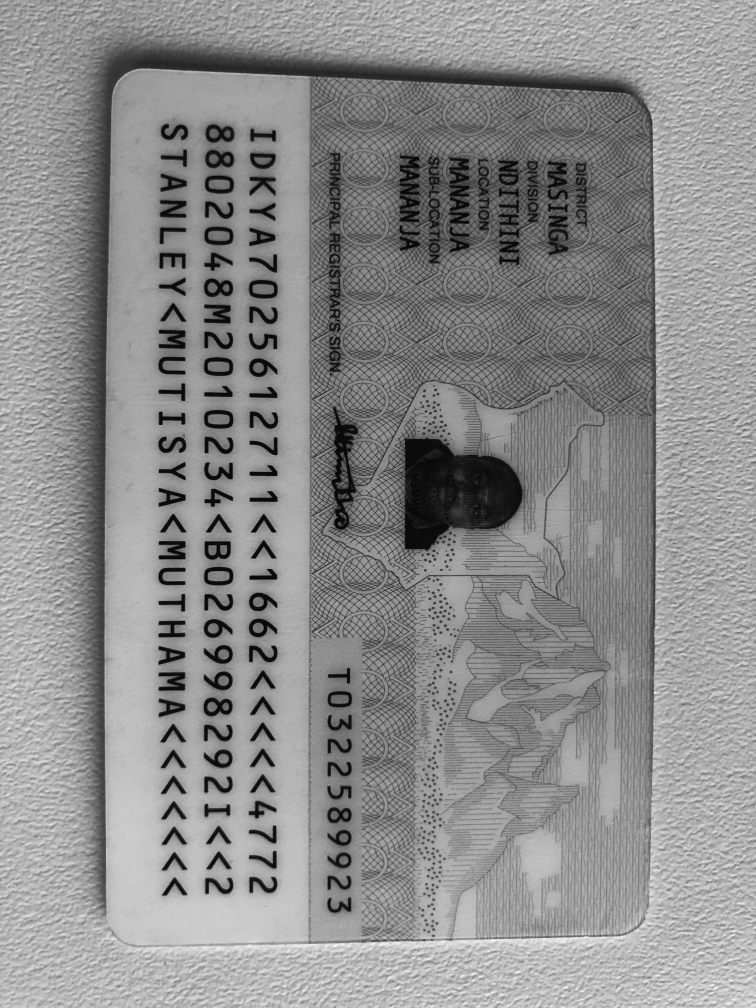
#> input picture data_heibai/tt2.jpg, 3024 x 4032 px, found by its file name (shown at 1/4 size)
$ python 20.py
#> lines starting #> are read from the running program, lines starting #| are printed output that depends on the picture; after the words box and inside, x2 and y2 are one past the last pixel; in counts of white or black regions, pixels touching at a corner belong together
#####=开始做背面的ocr
import cv2
import numpy as np


import cv2 as cv
path='data/tt2.jpg'
# path='data/rot.png'

#==========先用图像自带的修正:

#==========图像自动修正.
def  imgRotation(pathtoimg):
    #图片自动旋正
#> called with pathtoimg = 'data/tt2.jpg'
    from PIL import Image
    img = Image.open(pathtoimg)
#> img is the input picture: PIL image 3024x4032 L; min 0, max 255, mean 140.5
    new_img=cv2.imread(path)
#> new_img: shape (4032, 3024, 3); min 0, max 255, mean 140.5
    if hasattr(img, '_getexif') and img._getexif() != None:
        # 获取exif信息
        dict_exif = img._getexif()
#> dict_exif = 20 items
        if 274 in dict_exif:
            if dict_exif[274] == 3:
                #顺时针180
                new_img = cv2.imread(path)
                new_img=cv2.rotate(new_img,cv2.ROTATE_180)

            elif dict_exif[274] == 6:
                #顺时针90°
                new_img = cv2.imread(path)
                new_img=cv2.rotate(new_img,cv2.ROTATE_90_COUNTERCLOCKWISE)
            elif dict_exif[274] == 8:
                #逆时针90°

                new_img = cv2.imread(path)
                new_img=cv2.rotate(new_img,cv2.ROTATE_90_CLOCKWISE)
    return new_img


image=imgRotation(path)

origin_rotaed_img=image
image=cv.cvtColor(image,cv.COLOR_RGB2GRAY)

cv2.imwrite('tmp99.png',origin_rotaed_img)
if 1: # 两种去噪方式. 腐蚀和膨胀!!!!!!!!
    kernel = cv2.getStructuringElement(cv2.MORPH_ELLIPSE, (5, 5))
    img_closed = cv2.morphologyEx(image, cv2.MORPH_CLOSE, kernel,iterations=3) #形态学关操作
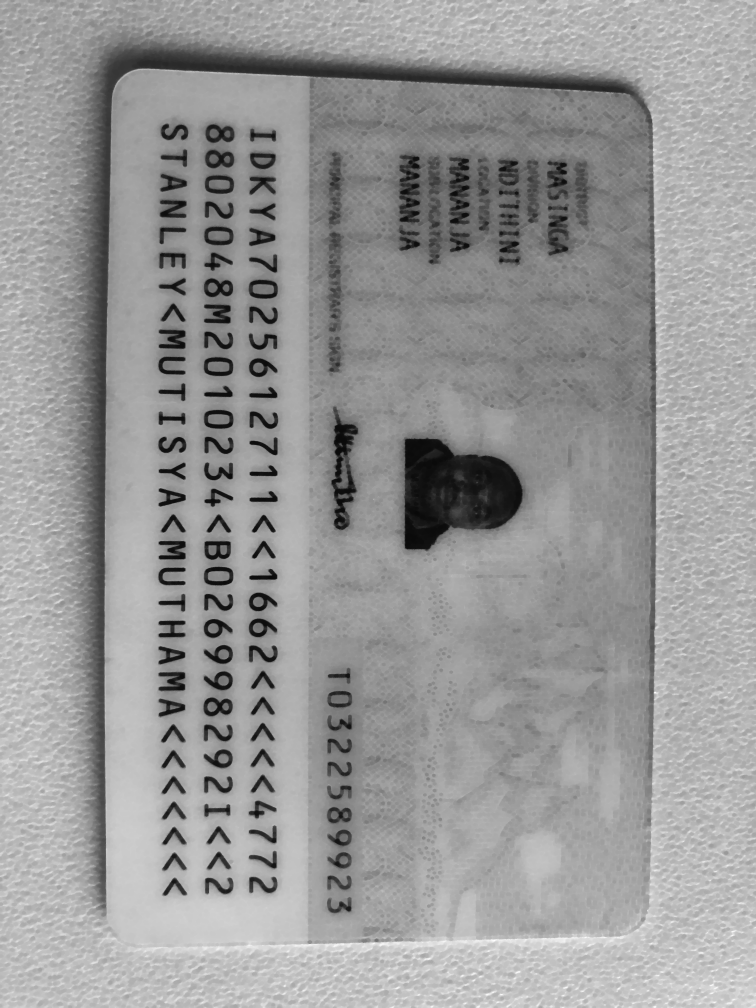
#> img_closed: shape (4032, 3024) (shown at 1/4 size); min 9, max 255, mean 151.9
    image = cv2.morphologyEx(img_closed, cv2.MORPH_OPEN, kernel,iterations=3)  #形态学开操作
    # img_closed = cv2.erode(mg_closed, None, iterations=9)    #腐蚀
    # img_closed = cv2.dilate(img_closed, None, iterations=9)  # 膨胀


threshold = cv2.threshold(image, 0, 255, cv2.THRESH_TOZERO + cv2.THRESH_OTSU)[1]
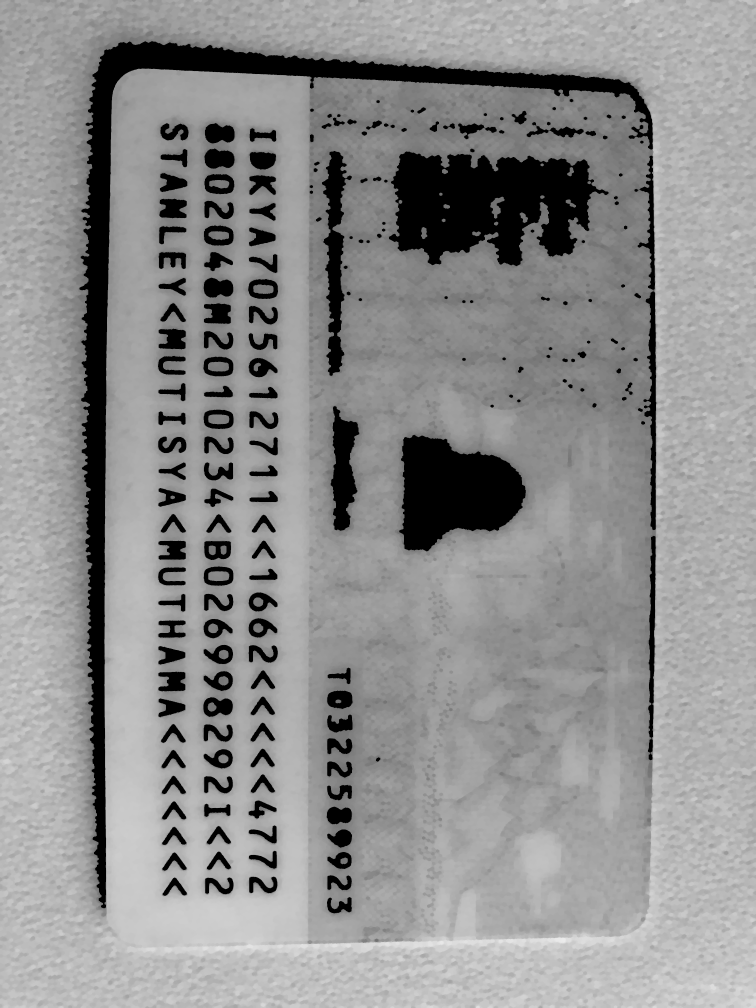
#> threshold: shape (4032, 3024) (shown at 1/4 size); min 0, max 235, mean 142.7


canny = cv2.Canny(threshold, 100, 150)
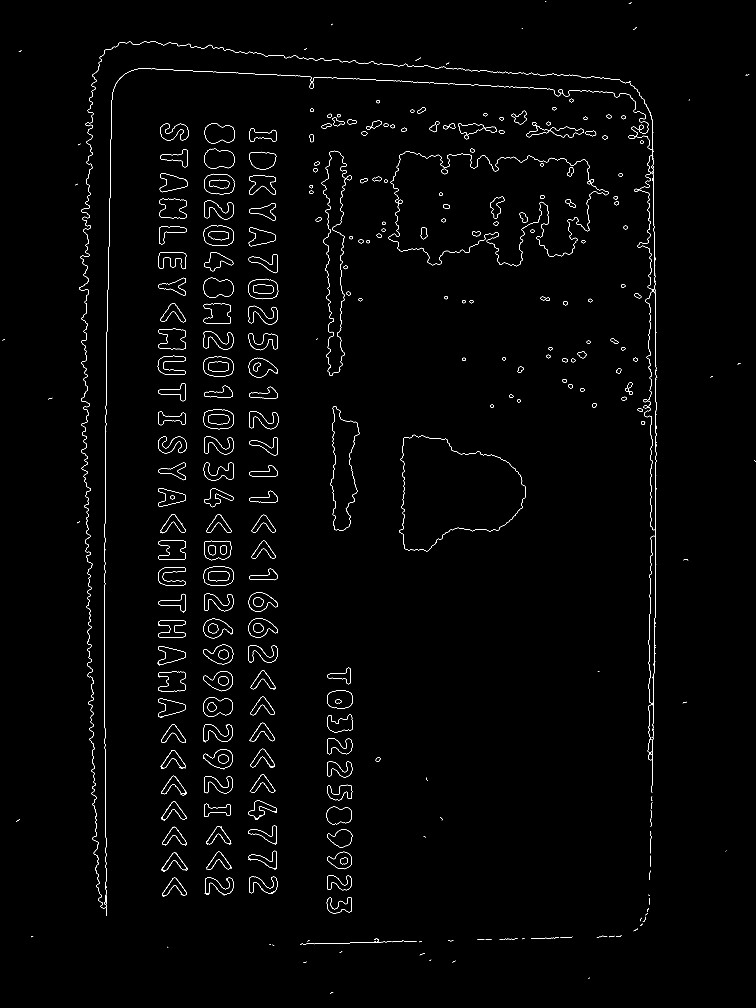
#> canny: shape (4032, 3024) (shown at 1/4 size); 0.64% white in thin lines or dots
# show(canny, "canny")
kernel = np.ones((3, 3), np.uint8)
dilate = cv2.dilate(canny, kernel, iterations=3)
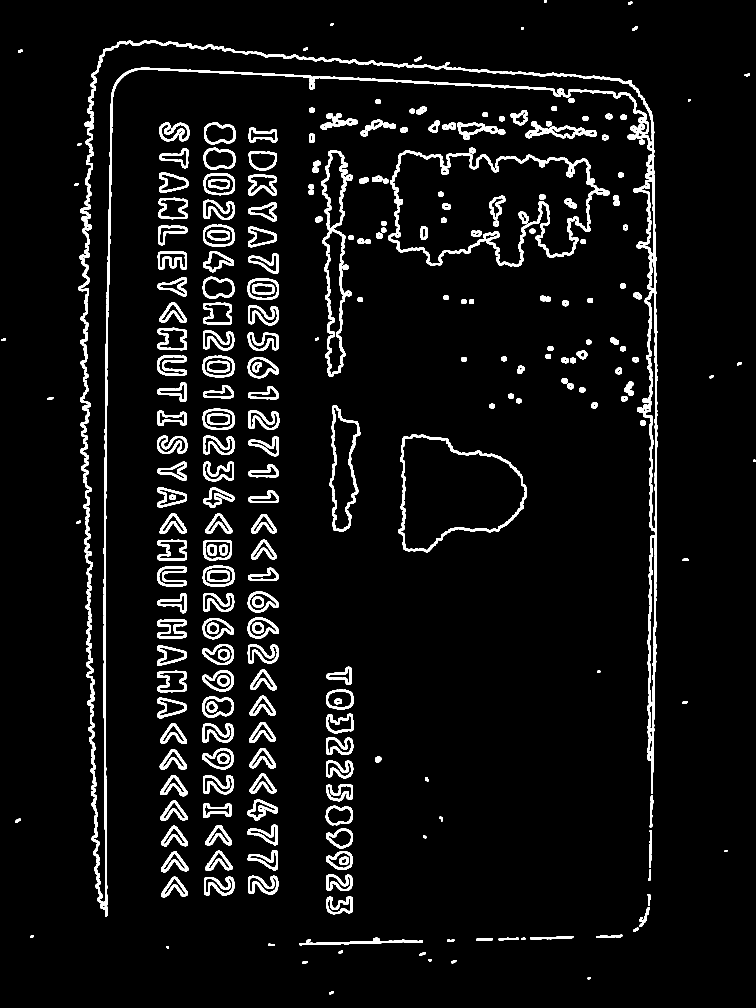
#> dilate: shape (4032, 3024) (shown at 1/4 size); 5.4% white; 275 white regions, largest, box (x1, y1, x2, y2) and area: (314, 161, 2632, 3667) 157236, (1552, 602, 2437, 1068) 37731, (1284, 600, 1411, 1507) 20320

# show(dilate, "dilate")


# cv.imshow('THRESH_BINRY',binary)
cv2.imwrite('binary8.jpg',dilate)


from PIL import Image
img = Image.open(path)
print(1)


#============处理后续ocr
# 转换为灰度图
gray = cv2.cvtColor(origin_rotaed_img, cv2.COLOR_BGR2GRAY)
# 二值化处理
thresh = cv2.threshold(gray, 0, 255, cv2.THRESH_BINARY_INV | cv2.THRESH_OTSU)[1]
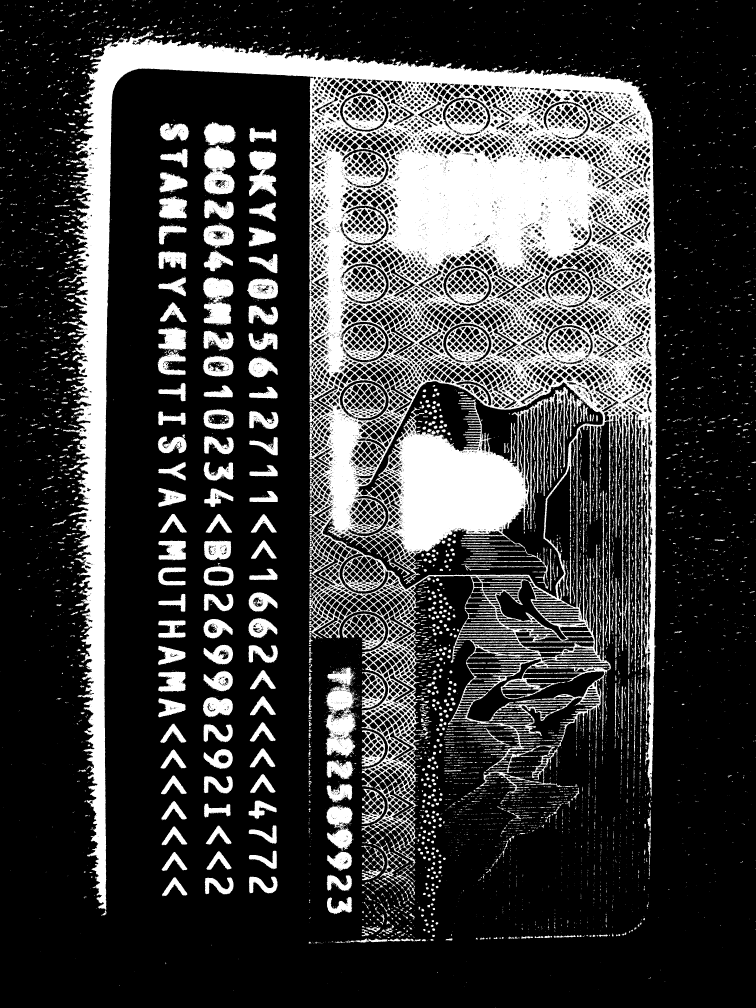
#> thresh: shape (4032, 3024) (shown at 1/4 size); 24% white; 10149 white regions (8258 under 20 px), largest, box (x1, y1, x2, y2) and area: (252, 126, 2626, 3640) 2182755, (1302, 2670, 1427, 3032) 26976, (815, 581, 942, 778) 17312
cv2.imwrite('tmp.png',thresh)

# [19 lines of commented-out code are left out]


from paddleocr import PaddleOCR, draw_ocr
# use_angle_cls参数用于确定是否使用角度分类模型，即是否识别垂直方向的文字。
#> (the run stopped early here; a loop or call above may not have finished)

$ run again, with data_heibai/tt3.jpg copied over data_heibai/tt2.jpg
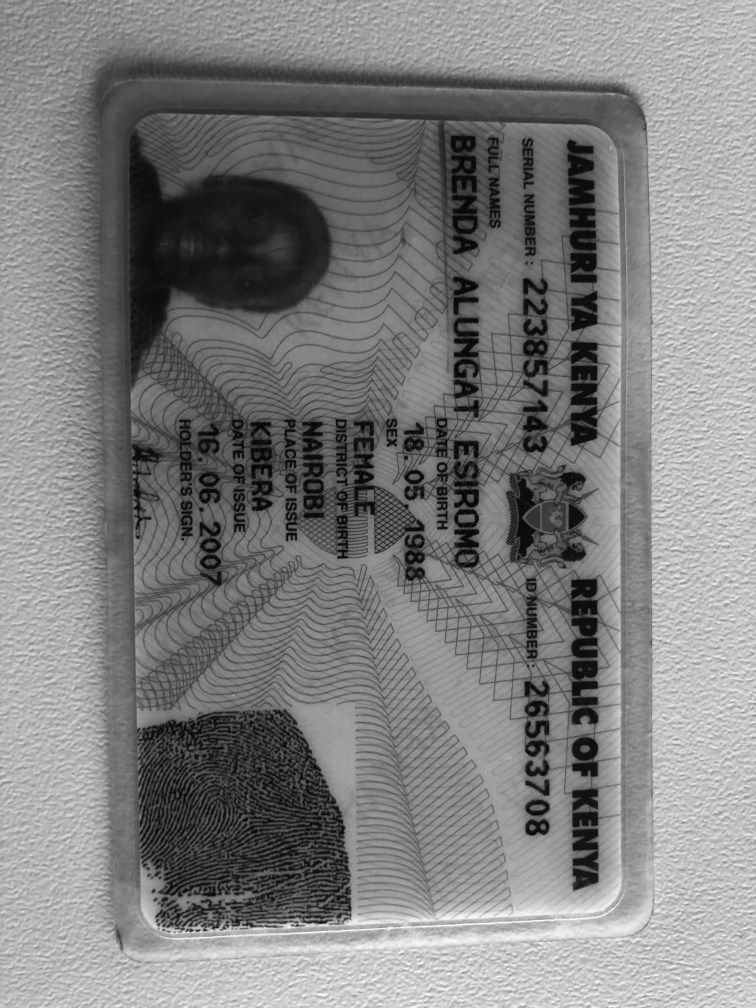
#> input picture data_heibai/tt3.jpg, 3024 x 4032 px, found by its file name (shown at 1/4 size)
#> in imgRotation, img is the input picture: PIL image 3024x4032 L; min 0, max 255, mean 127.1
#> dict_exif = 20 items
#> `canny = cv2.Canny(threshold, 100, 150)`:
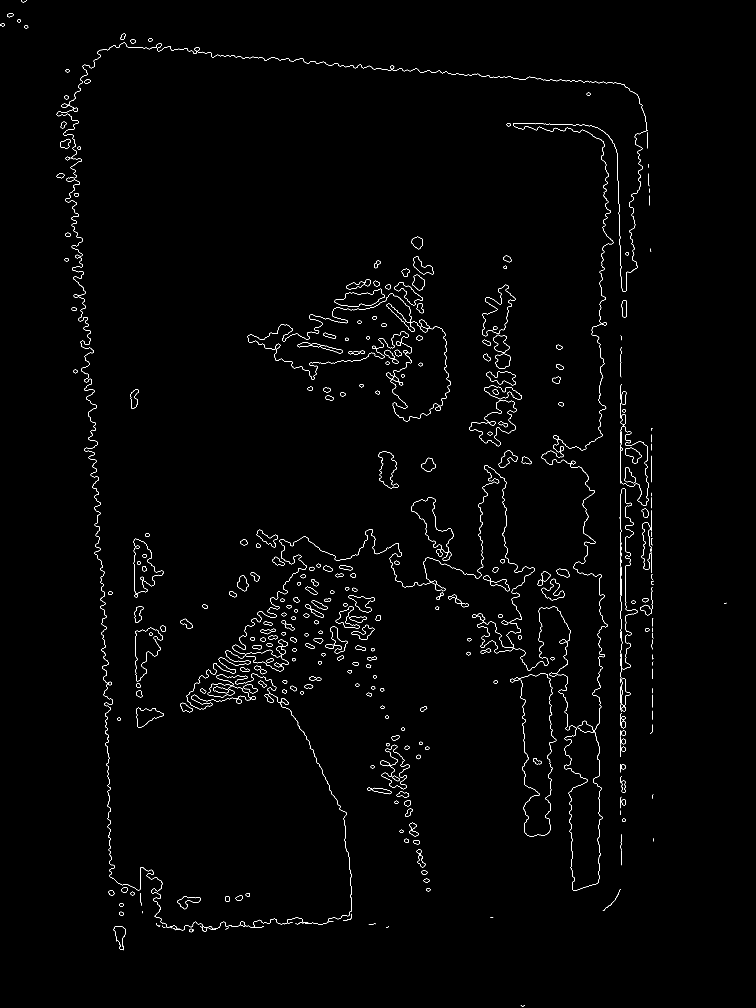
#> canny: shape (4032, 3024) (shown at 1/4 size); 0.57% white in thin lines or dots
#> dilate: shape (4032, 3024); 5% white; 258 white regions, largest, box (x1, y1, x2, y2) and area: (224, 167, 2595, 3732) 281356, (988, 1152, 1805, 1689) 47494, (2476, 1950, 2553, 2916) 20137
#> `thresh = cv2.threshold(gray, 0, 255, cv2.THRESH_BINARY_INV | cv2.THRES..`:
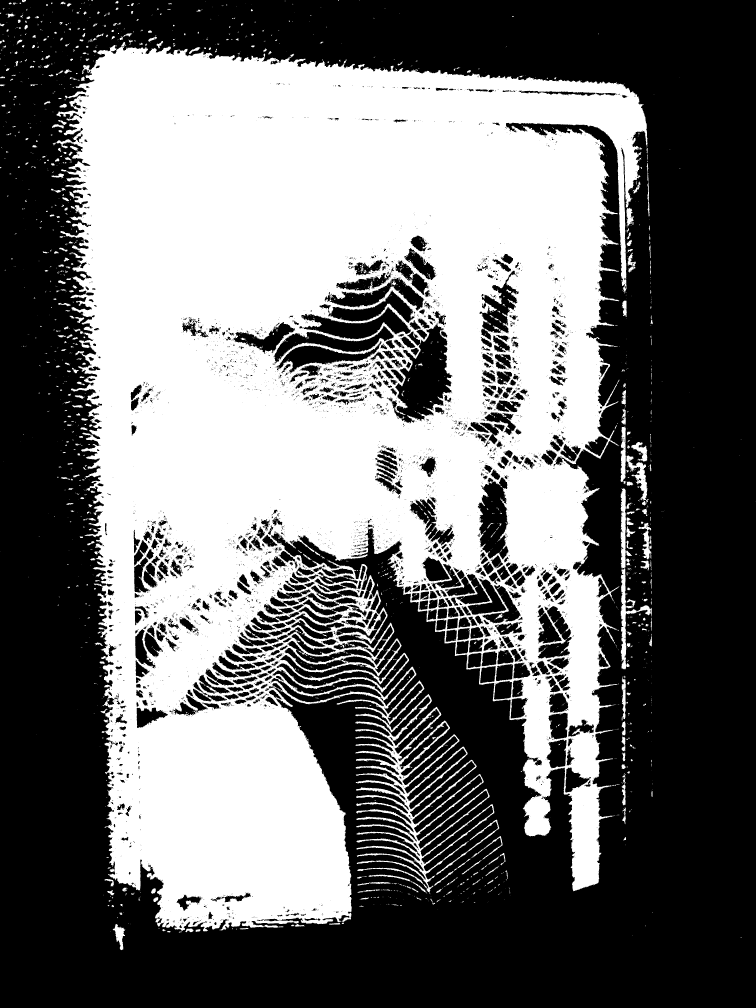
#> thresh: shape (4032, 3024) (shown at 1/4 size); 43.7% white; 3675 white regions (3048 under 20 px), largest, box (x1, y1, x2, y2) and area: (224, 167, 2590, 3726) 5147162, (1421, 2776, 1977, 3571) 78164, (2482, 1952, 2608, 2677) 13542

$ run again, with data_heibai/tt4.jpg copied over data_heibai/tt2.jpg
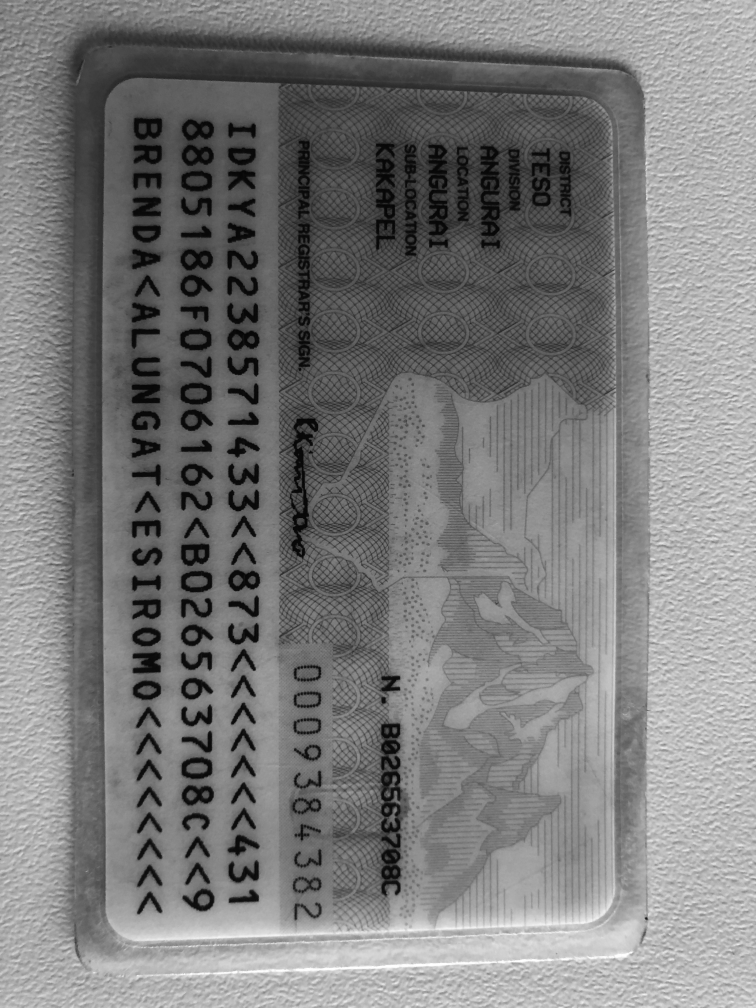
#> input picture data_heibai/tt4.jpg, 3024 x 4032 px, found by its file name (shown at 1/4 size)
#> in imgRotation, img is the input picture: PIL image 3024x4032 L; min 0, max 255, mean 123.8
#> dict_exif = 20 items
#> `canny = cv2.Canny(threshold, 100, 150)`:
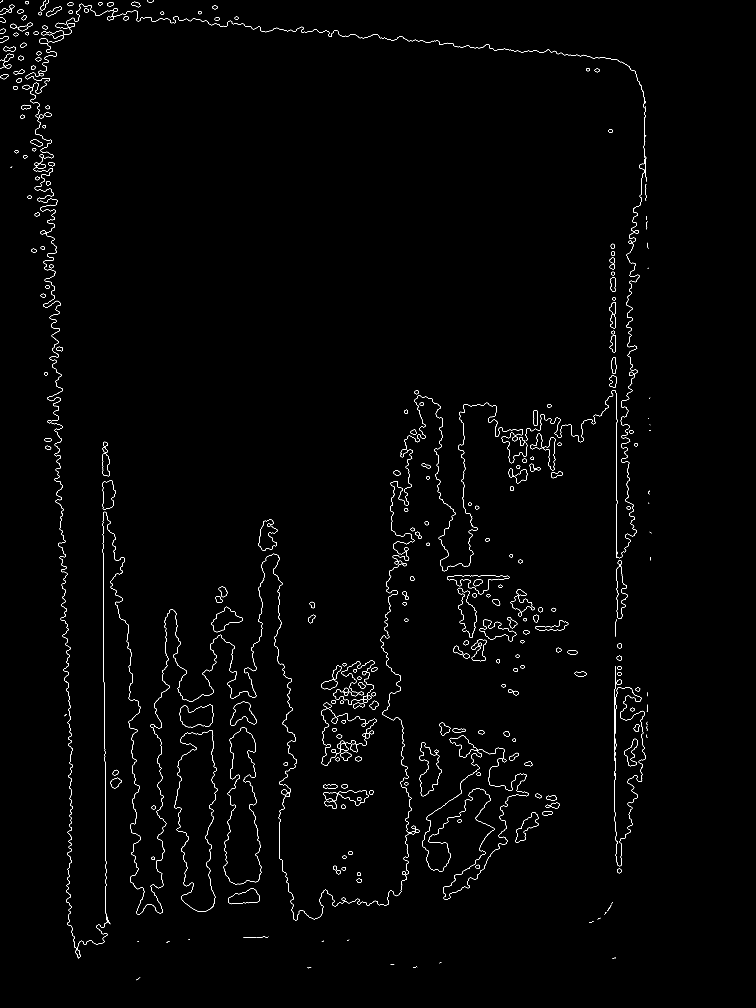
#> canny: shape (4032, 3024) (shown at 1/4 size); 0.55% white in thin lines or dots, all inside (x1, y1, x2, y2) = (0, 0, 2605, 3921)
#> dilate: shape (4032, 3024); 4.8% white; 211 white regions, largest, box (x1, y1, x2, y2) and area: (86, 12, 2588, 3837) 286164, (1687, 2939, 2118, 3602) 34611, (1282, 2639, 1512, 3066) 31128
#> `thresh = cv2.threshold(gray, 0, 255, cv2.THRESH_BINARY_INV | cv2.THRES..`:
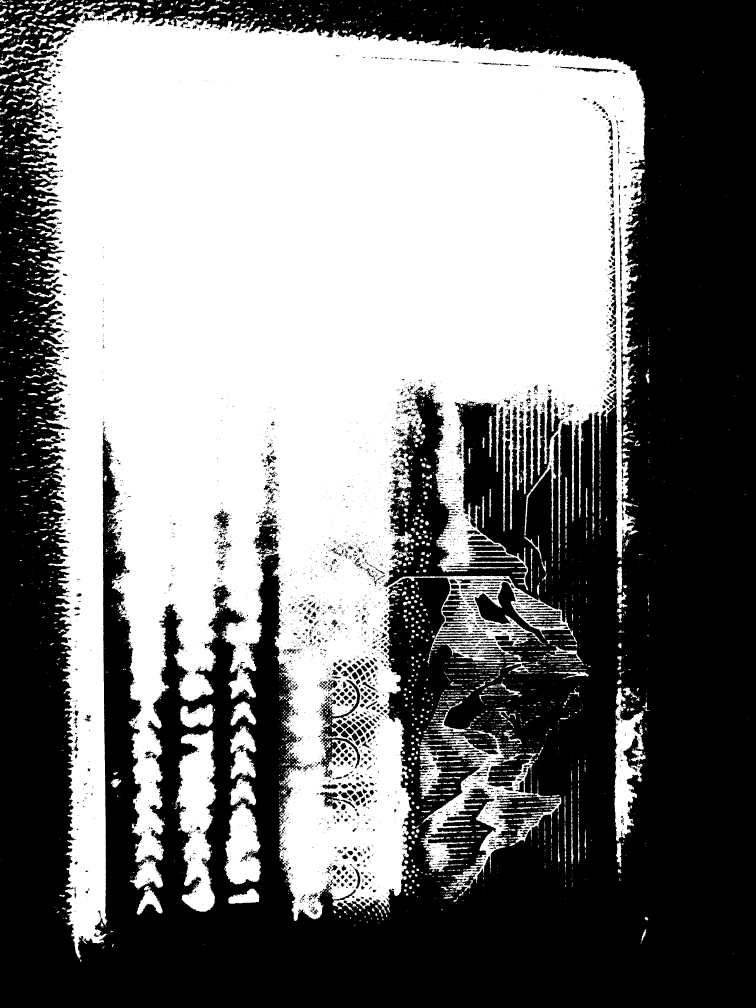
#> thresh: shape (4032, 3024) (shown at 1/4 size); 48.4% white; 4236 white regions (3057 under 20 px), largest, box (x1, y1, x2, y2) and area: (78, 11, 2582, 3834) 5469595, (1678, 2920, 2139, 3569) 74061, (702, 2920, 868, 3648) 73788
